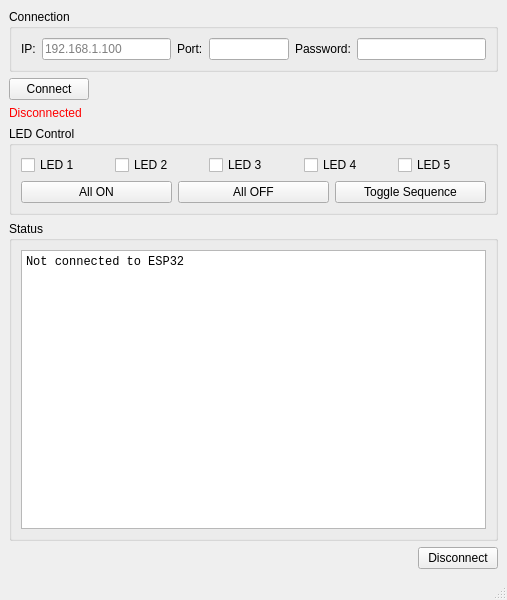
<?xml version="1.0" encoding="UTF-8"?>
<ui version="4.0">
 <class>MainWindow</class>
 <widget class="QMainWindow" name="MainWindow">
  <property name="geometry">
   <rect>
    <x>0</x>
    <y>0</y>
    <width>507</width>
    <height>600</height>
   </rect>
  </property>
  <property name="windowTitle">
   <string>ESP32 IoT Control System</string>
  </property>
  <widget class="QWidget" name="centralwidget">
   <layout class="QVBoxLayout" name="verticalLayout">
    <item>
     <widget class="QGroupBox" name="connectionGroupBox">
      <property name="title">
       <string>Connection</string>
      </property>
      <layout class="QHBoxLayout" name="connectionLayout">
       <item>
        <widget class="QLabel" name="ipLabel">
         <property name="text">
          <string>IP:</string>
         </property>
        </widget>
       </item>
       <item>
        <widget class="QLineEdit" name="ipLineEdit">
         <property name="placeholderText">
          <string>192.168.1.100</string>
         </property>
        </widget>
       </item>
       <item>
        <widget class="QLabel" name="portLabel">
         <property name="text">
          <string>Port:</string>
         </property>
        </widget>
       </item>
       <item>
        <widget class="QLineEdit" name="portLineEdit">
         <property name="maximumSize">
          <size>
           <width>80</width>
           <height>16777215</height>
          </size>
         </property>
        </widget>
       </item>
       <item>
        <widget class="QLabel" name="passwordLabel">
         <property name="text">
          <string>Password:</string>
         </property>
        </widget>
       </item>
       <item>
        <widget class="QLineEdit" name="passwordLineEdit">
         <property name="maximumSize">
          <size>
           <width>150</width>
           <height>16777215</height>
          </size>
         </property>
        </widget>
       </item>
      </layout>
     </widget>
    </item>
    <item alignment="Qt::AlignmentFlag::AlignLeft">
     <widget class="QPushButton" name="connectButton">
      <property name="text">
       <string>Connect</string>
      </property>
     </widget>
    </item>
    <item>
     <widget class="QLabel" name="statusLabel">
      <property name="styleSheet">
       <string>color: red;</string>
      </property>
      <property name="text">
       <string>Disconnected</string>
      </property>
     </widget>
    </item>
    <item>
     <widget class="QGroupBox" name="ledGroupBox">
      <property name="title">
       <string>LED Control</string>
      </property>
      <layout class="QVBoxLayout" name="ledVerticalLayout">
       <item>
        <layout class="QHBoxLayout" name="ledCheckboxLayout">
         <item>
          <widget class="QCheckBox" name="led1CheckBox">
           <property name="text">
            <string>LED 1</string>
           </property>
          </widget>
         </item>
         <item>
          <widget class="QCheckBox" name="led2CheckBox">
           <property name="text">
            <string>LED 2</string>
           </property>
          </widget>
         </item>
         <item>
          <widget class="QCheckBox" name="led3CheckBox">
           <property name="text">
            <string>LED 3</string>
           </property>
          </widget>
         </item>
         <item>
          <widget class="QCheckBox" name="led4CheckBox">
           <property name="text">
            <string>LED 4</string>
           </property>
          </widget>
         </item>
         <item>
          <widget class="QCheckBox" name="led5CheckBox">
           <property name="text">
            <string>LED 5</string>
           </property>
          </widget>
         </item>
        </layout>
       </item>
       <item>
        <layout class="QHBoxLayout" name="ledButtonLayout">
         <item>
          <widget class="QPushButton" name="allOnButton">
           <property name="text">
            <string>All ON</string>
           </property>
          </widget>
         </item>
         <item>
          <widget class="QPushButton" name="allOffButton">
           <property name="text">
            <string>All OFF</string>
           </property>
          </widget>
         </item>
         <item>
          <widget class="QPushButton" name="sequenceButton">
           <property name="text">
            <string>Toggle Sequence</string>
           </property>
          </widget>
         </item>
        </layout>
       </item>
      </layout>
     </widget>
    </item>
    <item>
     <widget class="QGroupBox" name="statusGroupBox">
      <property name="title">
       <string>Status</string>
      </property>
      <layout class="QVBoxLayout" name="statusLayout">
       <item>
        <widget class="QTextEdit" name="statusTextEdit">
         <property name="font">
          <font>
           <family>Consolas</family>
           <pointsize>9</pointsize>
          </font>
         </property>
         <property name="plainText">
          <string>Not connected to ESP32</string>
         </property>
        </widget>
       </item>
      </layout>
     </widget>
    </item>
    <item alignment="Qt::AlignmentFlag::AlignRight">
     <widget class="QPushButton" name="disconnectButton">
      <property name="text">
       <string>Disconnect</string>
      </property>
     </widget>
    </item>
   </layout>
  </widget>
  <widget class="QMenuBar" name="menubar">
   <property name="geometry">
    <rect>
     <x>0</x>
     <y>0</y>
     <width>507</width>
     <height>25</height>
    </rect>
   </property>
  </widget>
  <widget class="QStatusBar" name="statusbar"/>
 </widget>
 <resources/>
 <connections/>
</ui>
